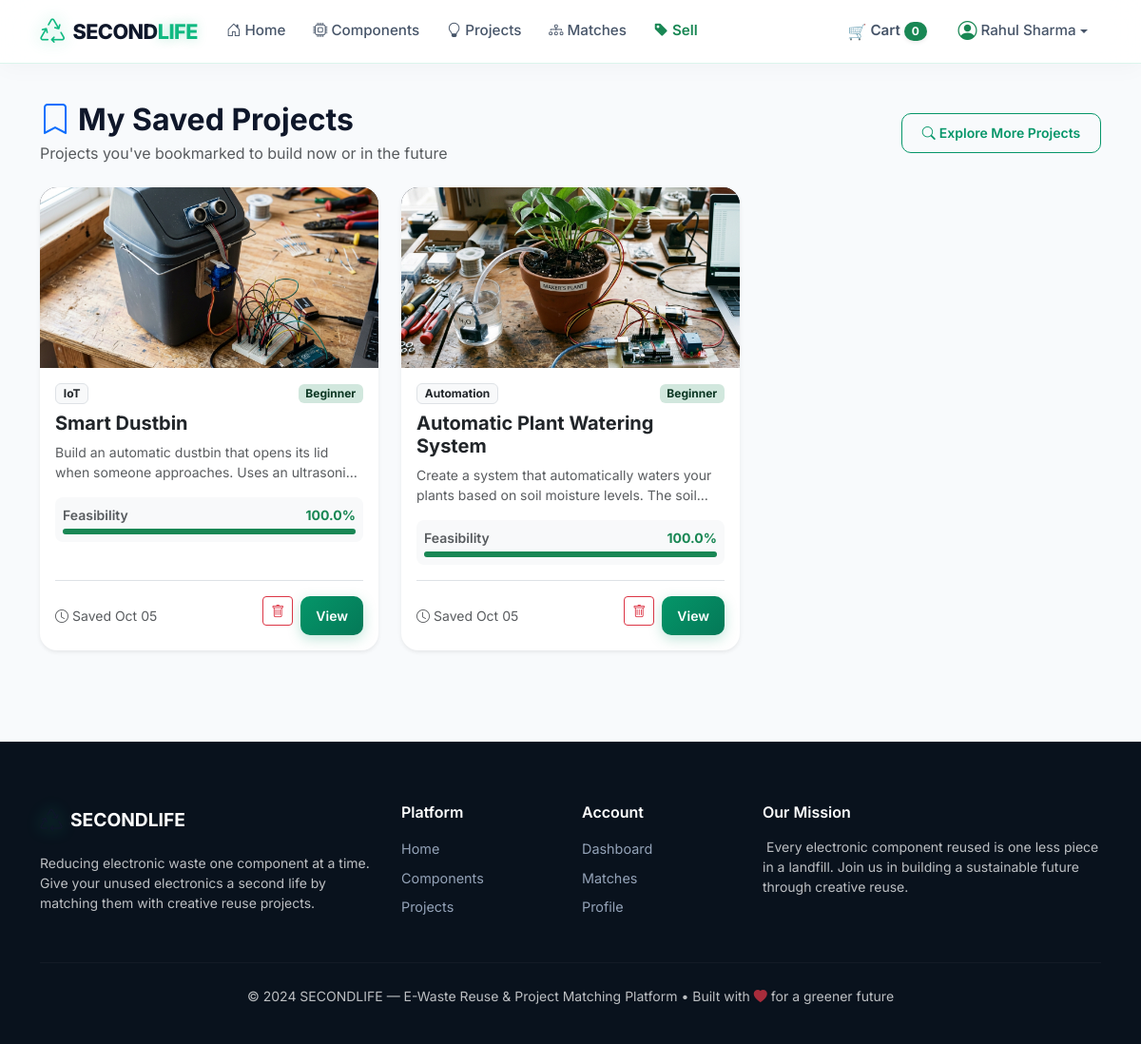
/saved-projects (signed in), run on the app's committed database.
### models/models.py (models this page shows, shortened)
class Project(db.Model):
    __tablename__ = 'projects'
    CATEGORIES = [
        'IoT', 'Robotics', 'Education', 'Automation',
        'Smart Home', 'Creative', 'Electronics'
    ]
    DIFFICULTIES = ['Beginner', 'Intermediate', 'Advanced']
    id = db.Column(db.Integer, primary_key=True)
    title = db.Column(db.String(200), nullable=False)
    description = db.Column(db.Text)
    category = db.Column(db.String(50))
    difficulty = db.Column(db.String(20))
    estimated_cost = db.Column(db.Float, default=0)
    estimated_waste_reduction = db.Column(db.Float, default=0)
    image = db.Column(db.String(200))
    created_at = db.Column(db.DateTime, default=datetime.utcnow)
    required_components = db.relationship('ProjectComponent', backref='project', lazy=True, cascade='all, delete-orphan')
    saved_by = db.relationship('SavedProject', backref='project', lazy=True, cascade='all, delete-orphan')
    matches = db.relationship('Match', backref='project', lazy=True, cascade='all, delete-orphan')
    reuse_history = db.relationship('ReuseHistory', backref='project', lazy=True)

class SavedProject(db.Model):
    __tablename__ = 'saved_projects'
    id = db.Column(db.Integer, primary_key=True)
    user_id = db.Column(db.Integer, db.ForeignKey('users.id'), nullable=False)
    project_id = db.Column(db.Integer, db.ForeignKey('projects.id'), nullable=False)
    created_at = db.Column(db.DateTime, default=datetime.utcnow)

### routes/projects.py (the view)
@projects_bp.route('/saved-projects')
@login_required
def saved_projects():
    saved = SavedProject.query.filter_by(user_id=session['user_id'])\
        .order_by(SavedProject.created_at.desc()).all()
    projects_with_scores = []
    for sp in saved:
        match_result = find_matching_components(session['user_id'], sp.project_id)
        projects_with_scores.append({
            'saved': sp,
            'project': sp.project,
            'match': match_result
        })
    return render_template(
        'saved_projects.html',
        projects_with_scores=projects_with_scores
    )

### models/models.py (called while the page is built)
    @property
    def component_name(self):
        return self.component.name if self.component else 'Unknown Component'

### services/matching.py (called while the page is built)
def normalize_name(name):
    return name.lower().strip()

def names_match(user_comp_name, required_comp_name):
    u = normalize_name(user_comp_name)
    r = normalize_name(required_comp_name)
    if u == r:
        return True
    if r in u or u in r:
        return True
    u_words = set(u.split())
    r_words = set(r.split())
    stop_words = {'a', 'an', 'the', 'and', 'or', 'of', 'for', 'with', 'module', 'board'}
    u_significant = u_words - stop_words
    r_significant = r_words - stop_words
    if u_significant and r_significant:
        overlap = u_significant & r_significant
        if len(overlap) >= 1 and len(overlap) >= len(r_significant) * 0.5:
            return True
    return False

### utils.py (called while the page is built)
def login_required(f):
    @wraps(f)
    def decorated_function(*args, **kwargs):
        if 'user_id' not in session:
            flash('Please log in to access this page.', 'warning')
            return redirect(url_for('auth.login'))
        return f(*args, **kwargs)
    return decorated_function

### templates/saved_projects.html (shortened to what this page needs)
{% extends "base.html" %}
{% block content %}
<div class="container py-4">
    <div class="d-flex flex-wrap justify-content-between align-items-center mb-4">
        <div>
            <h2 class="fw-bold mb-1">
                <i class="bi bi-bookmark text-primary me-2"></i>My Saved Projects
            </h2>
            <p class="text-muted mb-0">Projects you've bookmarked to build now or in the future</p>
        </div>
        <div>
            <a href="{{ url_for('projects.project_list') }}" class="btn btn-outline-primary btn-sm">
                <i class="bi bi-search me-1"></i>Explore More Projects
            </a>
        </div>
    </div>
    {% if projects_with_scores %}
    <div class="row g-4">
        {% for item in projects_with_scores %}
        {% set project = item.project %}
        {% set match = item.match %}
        <div class="col-md-6 col-lg-4">
            <div class="card h-100 card-hover card-3d-tilt bg-white border-0 shadow-sm d-flex flex-column" style="border-radius: 18px; border: 1px solid rgba(226, 232, 240, 0.85); overflow: hidden;">
                <div class="position-relative" style="height: 190px; overflow: hidden; background-color: #0f172a;">
                    <img src="{{ url_for('static', filename=get_project_image(project)) }}" class="card-img-top w-100 h-100" style="object-fit: cover;" alt="{{ project.title }}" onerror="this.src='{{ url_for('static', filename='images/projects/default.jpg') }}';">
                </div>
                <div class="card-body d-flex flex-column">
                    <div class="d-flex justify-content-between align-items-center mb-2">
                        <span class="badge bg-light text-dark border">{{ project.category }}</span>
                        <span class="badge {% if project.difficulty == 'Beginner' %}bg-success-subtle text-success-emphasis{% elif project.difficulty == 'Intermediate' %}bg-warning-subtle text-warning-emphasis{% else %}bg-danger-subtle text-danger-emphasis{% endif %}">
                            {{ project.difficulty }}
                        </span>
                    </div>
                    <h5 class="card-title fw-bold mb-2">
                        <a href="{{ url_for('projects.project_detail', project_id=project.id) }}" class="text-decoration-none text-dark">
                            {{ project.title }}
                        </a>
                    </h5>
                    <p class="text-muted small mb-3 text-truncate-2" style="display:-webkit-box;-webkit-line-clamp:2;-webkit-box-orient:vertical;overflow:hidden;">
                        {{ project.description }}
                    </p>
                    {% if match %}
                    <div class="p-2 bg-light rounded-3 mb-3">
                        <div class="d-flex justify-content-between small mb-1">
                            <span class="fw-semibold text-muted">Feasibility</span>
                            <span class="fw-bold {% if match.feasibility_score >= 80 %}text-success{% elif match.feasibility_score >= 50 %}text-warning{% elif match.feasibility_score > 0 %}text-danger{% else %}text-muted{% endif %}">
                                {{ match.feasibility_score }}%
                            </span>
                        </div>
                        <div class="progress" style="height: 6px;">
                            <div class="progress-bar {% if match.feasibility_score >= 80 %}bg-success{% elif match.feasibility_score >= 50 %}bg-warning{% elif match.feasibility_score > 0 %}bg-danger{% else %}bg-secondary{% endif %}"
                                 role="progressbar" style="width: {{ match.feasibility_score }}%"></div>
                        </div>
                    </div>
                    {% endif %}
                    <div class="mt-auto pt-3 border-top d-flex justify-content-between align-items-center">
                        <span class="small text-muted">
                            <i class="bi bi-clock me-1"></i>Saved {{ item.saved.created_at.strftime('%b %d') }}
                        </span>
                        <div class="d-flex gap-2">
                            <form method="POST" action="{{ url_for('projects.unsave_project', project_id=project.id) }}">
                                <button type="submit" class="btn btn-outline-danger btn-sm" title="Remove from Saved">
                                    <i class="bi bi-trash"></i>
                                </button>
                            </form>
                            <a href="{{ url_for('projects.project_detail', project_id=project.id) }}" class="btn btn-primary btn-sm px-3">
                                View
                            </a>
                        </div>
                    </div>
                </div>
            </div>
        </div>
        {% endfor %}
    </div>
    {% endif %}
</div>
{% endblock %}

### static/css/style.css (style rules this page uses)
:root { --primary: #059669; --primary-glow: rgba(5, 150, 105, 0.35); --eco-emerald: #10b981; --eco-mint: #34d399; --eco-teal: #14b8a6; --eco-cyan: #06b6d4; --eco-dark: #064e3b; --eco-deep-bg: #09121d; --dark-surface: #0f172a; --dark-card: rgba(15, 23, 42, 0.75); --dark-border: rgba(16, 185, 129, 0.2); --bg-main: #f8fafc; --bg-card: #ffffff; --text-main: #0f172a; --text-muted: #64748b; --border-color: #e2e8f0; --glass-bg: rgba(255, 255, 255, 0.82); --glass-border: rgba(255, 255, 255, 0.7); --glass-shadow: 0 12px 35px rgba(0, 0, 0, 0.04); }
body { font-family: 'Inter', -apple-system, BlinkMacSystemFont, "Segoe UI", Roboto, sans-serif; background-color: var(--bg-main); color: var(--text-main); min-height: 100vh; display: flex; flex-direction: column; overflow-x: hidden; }
.btn-primary { background: linear-gradient(135deg, #059669 0%, #047857 100%); border: none; color: #ffffff; font-weight: 600; border-radius: 10px; padding: 0.6rem 1.4rem; box-shadow: 0 4px 14px rgba(5, 150, 105, 0.25); transition: all 0.25s cubic-bezier(0.16, 1, 0.3, 1); }
.btn-outline-primary { color: var(--primary); border-color: var(--primary); font-weight: 600; border-radius: 10px; padding: 0.6rem 1.3rem; transition: all 0.25s ease; }
.card-hover { background: rgba(255, 255, 255, 0.95); border-radius: 16px; border: 1px solid rgba(226, 232, 240, 0.9); box-shadow: 0 8px 24px rgba(0, 0, 0, 0.03); transition: all 0.35s cubic-bezier(0.16, 1, 0.3, 1); transform-style: preserve-3d; perspective: 1000px; position: relative; overflow: hidden; }

### data on the page
Project: category "IoT", difficulty "Beginner", title "Smart Dustbin", description "Build an automatic dustbin that opens its lid when someone approaches. Uses an…"
SavedProject: saved.created_at "Oct 05"
Project: category "Automation", difficulty "Beginner", title "Automatic Plant Watering System", description "Create a system that automatically waters your plants based on soil moisture levels. The…"
SavedProject: saved.created_at "Oct 05"

### other printed values
{{ cart_count }} "0"
{{ session.get('user_name', 'Profile') }} "Rahul Sharma"
{{ match.feasibility_score }} "100.0" "100.0"
